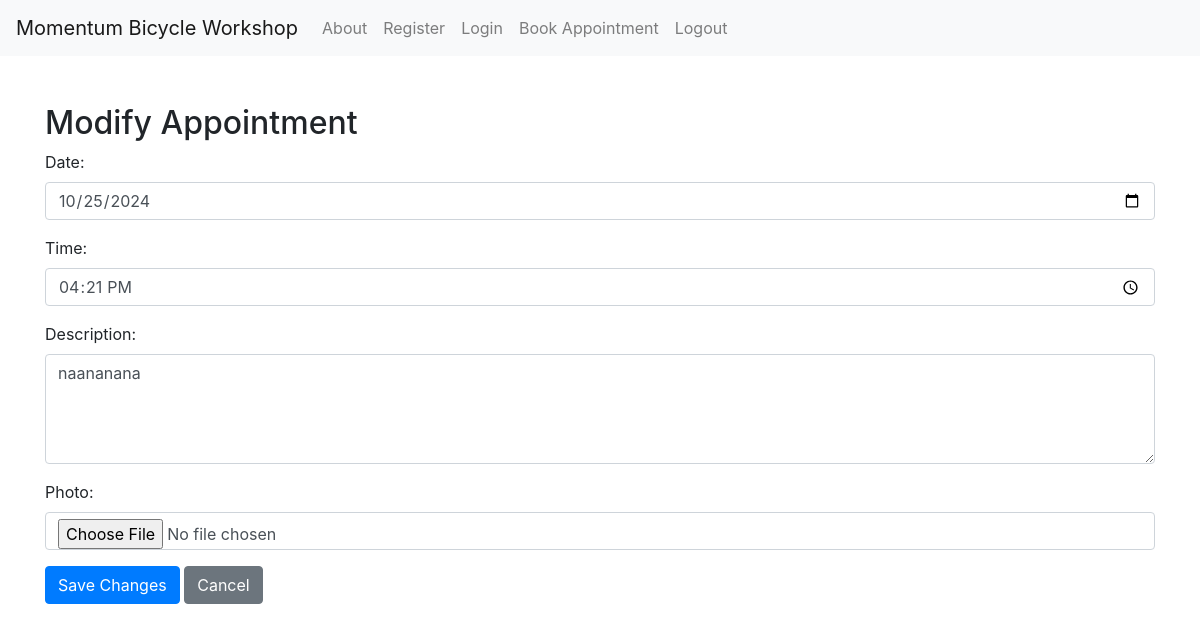
/appointment/modify/10/ (signed in), run on the app's committed database.
### myapp/models.py (models this page shows, shortened)
class Appointment(models.Model):
    user = models.ForeignKey(User, on_delete=models.CASCADE)  # Associate the appointment with a user
    date = models.DateField()
    time = models.TimeField()
    description = models.TextField(blank=True)  # Allowing blank descriptions
    photo = models.ImageField(upload_to='photos/', blank=True, null=True)
    class Meta:  # This should be properly indented within the model
        unique_together = ('user', 'date')  # or ('user', 'date', 'time') if you want to prevent double booking at the same time

### myapp/views.py (the view)
# urls.py: path('appointment/modify/<int:appointment_id>/', views.modify_appointment, name='modify_appointment'),
@login_required
def modify_appointment(request, appointment_id):
    appointment = get_object_or_404(Appointment, id=appointment_id, user=request.user)
    if request.method == "POST":
        form = AppointmentForm(request.POST, request.FILES, instance=appointment)
        if form.is_valid():
            form.save()
            messages.success(request, "Your appointment has been updated successfully.")
            return redirect('appointment_list')
    else:
        form = AppointmentForm(instance=appointment)
    return render(request, 'myapp/modify_appointment.html', {'form': form, 'appointment': appointment})

### myapp/forms.py
class AppointmentForm(forms.ModelForm):
    photo = forms.ImageField(required=False)
    class Meta:
        model = Appointment
        fields = ['date', 'time', 'description', 'photo']  # Include 'photo' in the fields list
        widgets = {
            'date': forms.DateInput(attrs={'type': 'date', 'class': 'form-control'}),
            'time': forms.TimeInput(attrs={'type': 'time', 'class': 'form-control'}),
            'description': forms.Textarea(attrs={'rows': 4, 'class': 'form-control'}),
        }
    def __init__(self, *args, **kwargs):
        super(AppointmentForm, self).__init__(*args, **kwargs)
        self.fields['date'].widget.attrs.update({'class': 'form-control'})
        self.fields['time'].widget.attrs.update({'class': 'form-control'})
        self.fields['description'].widget.attrs.update({'class': 'form-control'})
        self.fields['photo'].widget.attrs.update({'class': 'form-control'})  # Style the photo field as well

### myapp/templates/myapp/modify_appointment.html (shortened to what this page needs)
<!DOCTYPE html>
<html lang="en">
<head>
    <link rel="stylesheet" href="https://maxcdn.bootstrapcdn.com/bootstrap/4.5.2/css/bootstrap.min.css">
</head>
<body>
    {% include 'myapp/navbar.html' %}
    <div class="container mt-5">
        <h2>Modify Appointment</h2>
        <form method="post" enctype="multipart/form-data">
            <div class="form-group">
                {{ form.as_p }}
            </div>
            <button type="submit" class="btn btn-primary">Save Changes</button>
            <a href="{% url 'appointment_list' %}" class="btn btn-secondary">Cancel</a>
        </form>
    </div>
</body>
</html>

### data on the page
Appointment: date "10/25/2024", time "16:21:00", description "naananana"
